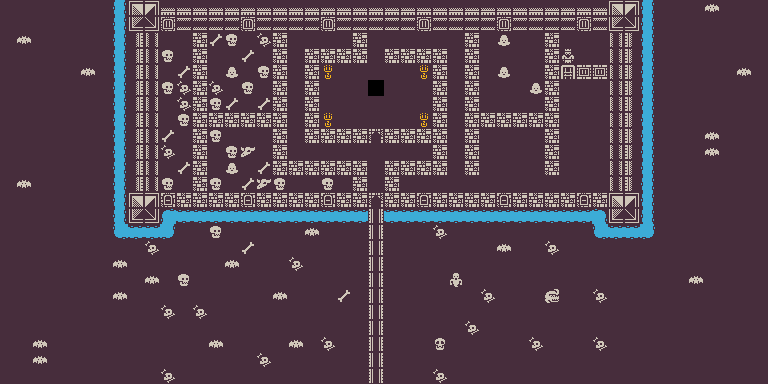

A level layout from a 2D game, rendered from its tile map. Below: a short description, then the map file with tile-grid data replaced by summaries:
An orthogonal 48x24 tile map with 16x16 px tiles, 2 tile layers (boss-ground, boss-collide).

<map version="1.2" tiledversion="1.3.0" orientation="orthogonal" renderorder="right-down" compressionlevel="-1" width="48" height="24" tilewidth="16" tileheight="16" infinite="0" nextlayerid="3" nextobjectid="1">
 <tileset firstgid="1" source="boss-tileset.tsx" />
 <layer id="1" name="boss-ground" width="48" height="24">
  <data>[1152 cells, 1151 non-empty, 27 distinct tile ids]</data>
 </layer>
 <layer id="2" name="boss-collide" width="48" height="24">
  <data>[1152 cells, 948 non-empty, 21 distinct tile ids]</data>
 </layer>
</map>
